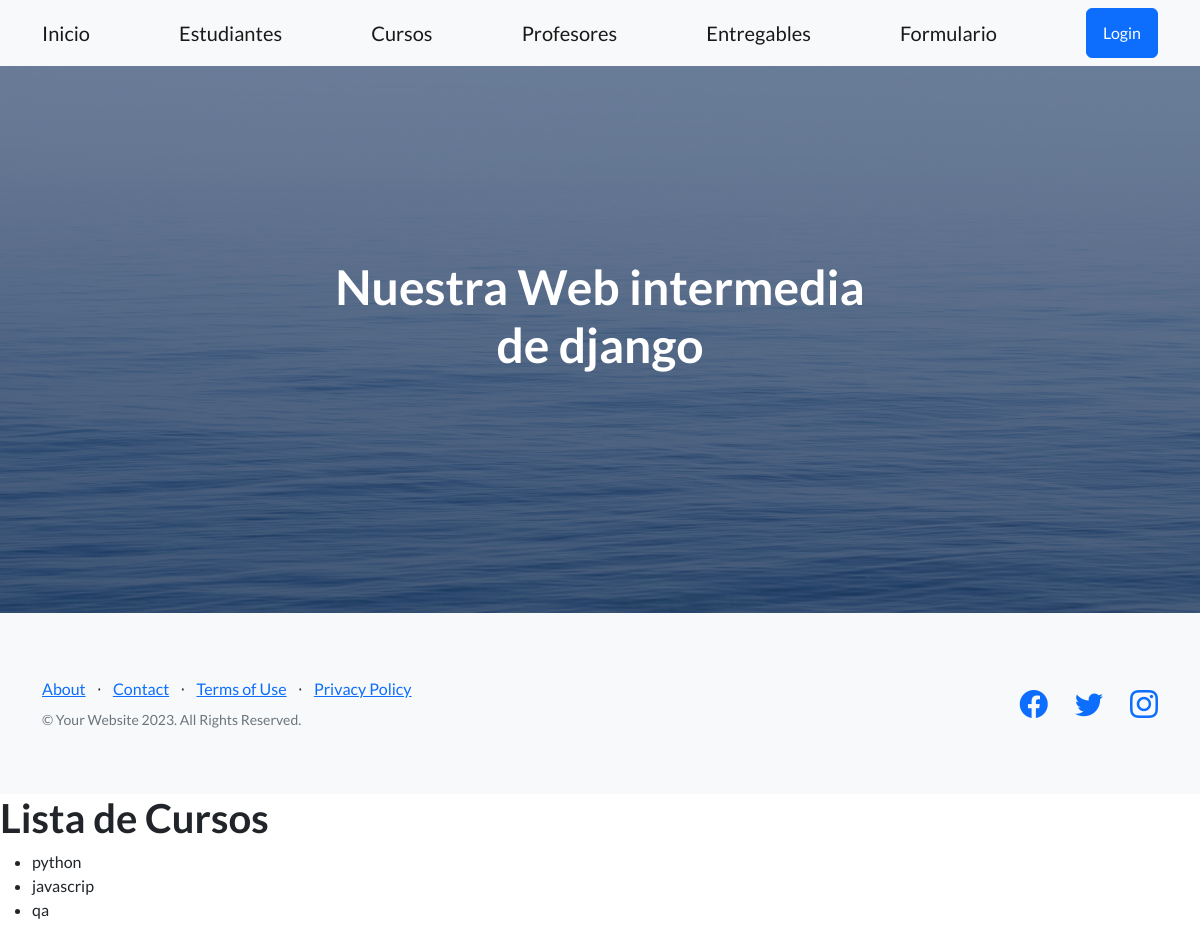
The page /AppCoder/lista_cursos/ on the database as committed earlier.
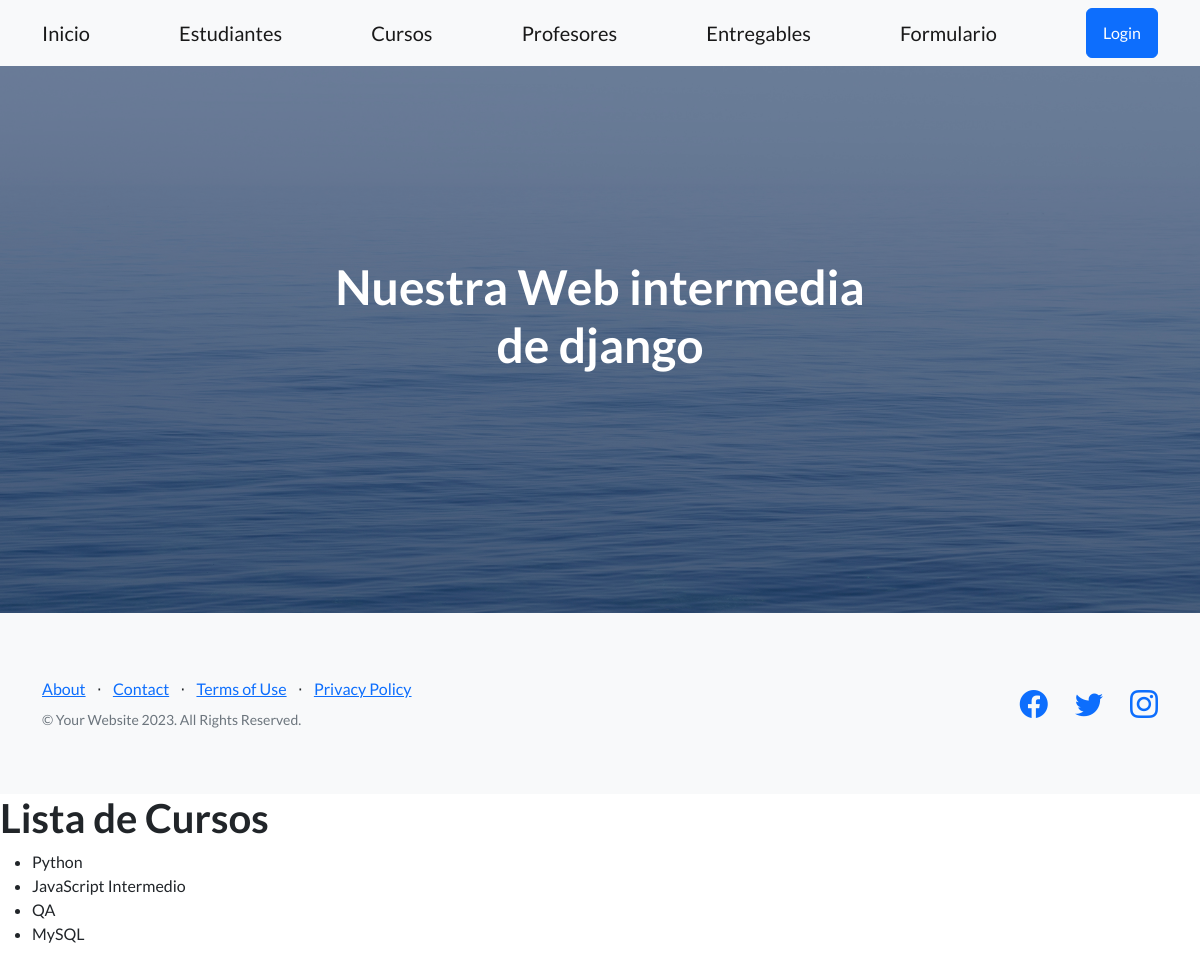
The same page on the database as committed later.
### AppCoder/models.py (models this page shows, shortened)
class Curso (models.Model):
    nombre = models.CharField(max_length=50)
    camada = models.IntegerField()

### AppCoder/views.py (the view)
# urls.py: path('lista_cursos/', lista_Cursos, name = "cursos"),
def lista_Cursos(req):
    lista = Curso.objects.all()
    return render(req,"lista_cursos.html", {"lista_cursos" : lista})

### AppCoder/templates/lista_cursos.html
{% include 'padre.html' %}
{% block contenidocambiante %}
    <h1>Lista de Cursos</h1>
    <ul>
 {% for curso in lista_cursos  %}
 <li>{{curso.nombre}}</li>
 {% endfor %}
    </ul>
{% endblock contenidocambiante %}

### AppCoder/templates/padre.html (shortened to what this page needs)
<!DOCTYPE html>
<html lang="en">
    <head>
        {% load static %}
        <link href="https://cdn.jsdelivr.net/npm/bootstrap-icons@1.5.0/font/bootstrap-icons.css" rel="stylesheet" type="text/css" />
        <link href= " {% static 'css/styles.css' %} " rel="stylesheet" />
    </head>
    <body>
        {% include 'navbar.html' %}
        <header class="masthead">
            <div class="container position-relative">
                <div class="row justify-content-center">
                    <div class="col-xl-6">
                        <div class="text-center text-white">
                            <h1 class="mb-5">Nuestra Web intermedia de django</h1>
                        </div>
                    </div>
                </div>
            </div>
        </header>
        <footer class="footer bg-light">
            <div class="container">
                <div class="row">
                    <div class="col-lg-6 h-100 text-center text-lg-start my-auto">
                        <ul class="list-inline mb-2">
                            <li class="list-inline-item"><a href="#!">About</a></li>
                            <li class="list-inline-item">⋅</li>
                            <li class="list-inline-item"><a href="#!">Contact</a></li>
                            <li class="list-inline-item">⋅</li>
                            <li class="list-inline-item"><a href="#!">Terms of Use</a></li>
                            <li class="list-inline-item">⋅</li>
                            <li class="list-inline-item"><a href="#!">Privacy Policy</a></li>
                        </ul>
                        <p class="text-muted small mb-4 mb-lg-0">&copy; Your Website 2023. All Rights Reserved.</p>
                    </div>
                    <div class="col-lg-6 h-100 text-center text-lg-end my-auto">
                        <ul class="list-inline mb-0">
                            <li class="list-inline-item me-4">
                                <a href="#!"><i class="bi-facebook fs-3"></i></a>
                            </li>
                            <li class="list-inline-item me-4">
                                <a href="#!"><i class="bi-twitter fs-3"></i></a>
                            </li>
                            <li class="list-inline-item">
                                <a href="#!"><i class="bi-instagram fs-3"></i></a>
                            </li>
                        </ul>
                    </div>
                </div>
            </div>
        </footer>
    </body>
</html>

### AppCoder/templates/navbar.html
<nav class="navbar navbar-light bg-light static-top">
    <div class="container">
        <a class="navbar-brand" href="{% url 'inicio' %}">Inicio</a>
        <a class="navbar-brand" href="{% url 'estudiantes' %}">Estudiantes</a>
        <a class="navbar-brand" href="{% url 'ListaCursos' %}">Cursos</a>
        <a class="navbar-brand" href="{% url 'ListaProfesores' %}">Profesores</a>
        <a class="navbar-brand" href="{% url 'entregables' %}">Entregables</a>
        <a class="navbar-brand" href="{% url 'curso_formulario' %}">Formulario</a>
        <a class="btn btn-primary" href="{% url 'Login' %}">Login</a>
    </div>
</nav>

Rows that differ between the two databases and show on the page:
changed Curso: nombre "python" → "Python"
changed Curso: nombre "javascrip" → "JavaScript Intermedio"
changed Curso (number 3 of 4 on the later page): nombre "qa" → "QA"
added Curso: nombre "MySQL"
